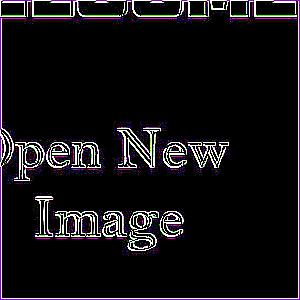
#> input picture new.jpg, 300 x 300 px, given in place of the camera
$ python trial3.py
#> lines starting #> are read from the running program, lines starting #| are printed output that depends on the picture; after the words box and inside, x2 and y2 are one past the last pixel; in counts of white or black regions, pixels touching at a corner belong together
#> further down, frame is the input picture: shape (300, 300, 3); mean B, G, R 20.8, 17.6, 20
#Live cam and Histogram with brightness, contrast, saturation


import cv2
import numpy as np

# Function to update the brightness, contrast, and saturation values based on the trackbar positions
def update_image_adjustments(brightness, contrast, saturation):
    # Convert the brightness, contrast, and saturation values from trackbar positions to actual values
#> called with brightness = 50, contrast = 50, saturation = 50
    brightness = (brightness - 50) * 2
    contrast = contrast / 50.0
    saturation = saturation / 50.0

    # Apply the brightness, contrast, and saturation adjustments to the camera frame
    adjusted_frame = np.clip((frame * contrast + brightness), 0, 255).astype(np.uint8)
    adjusted_frame = cv2.cvtColor(adjusted_frame, cv2.COLOR_BGR2HSV)
#> adjusted_frame: shape (300, 300, 3); mean H, S, V 39.9, 82.3, 22.3

    # Adjust the saturation of the frame
    adjusted_frame[:, :, 1] = np.clip((adjusted_frame[:, :, 1] * saturation), 0, 255).astype(np.uint8)

    # Convert the adjusted frame back to BGR color space
    adjusted_frame = cv2.cvtColor(adjusted_frame, cv2.COLOR_HSV2BGR)

    # Convert the adjusted frame to grayscale
    gray = cv2.cvtColor(adjusted_frame, cv2.COLOR_BGR2GRAY)
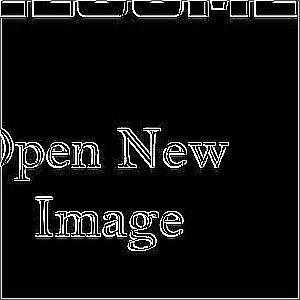
#> gray: shape (300, 300); min 0, max 255, mean 18.6

    # Calculate the histogram using OpenCV
    hist = cv2.calcHist([gray], [0], None, [256], [0, 256])
#> hist = 256 values, max 55036 at index 0, min 0 at index 120, mean 351.6

    # Normalize the histogram
    hist = cv2.normalize(hist, hist, 0, 255, cv2.NORM_MINMAX)
#> hist = 256 values, max 255 at index 0, min 0 at index 120, mean 1.63

    # Create a blank image for displaying the histogram
    hist_image = np.zeros((adjusted_frame.shape[0], 256, 3), dtype=np.uint8)

    # Resize the histogram image
    hist = np.reshape(hist, (256,))
    hist_image = cv2.resize(hist_image, (256, adjusted_frame.shape[0]))

    # Plot the histogram on the blank image
    for i in range(256):
        cv2.line(hist_image, (i, hist_image.shape[0]), (i, hist_image.shape[0] - int(hist[i])), (255, 255, 255))
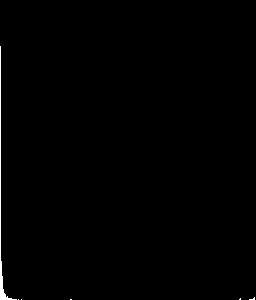
#> hist_image: shape (300, 256, 3); 0.49% white; 6 white regions (5 under 20 px), largest, box (x1, y1, x2, y2) and area: (0, 46, 17, 300) 361

    # Combine the adjusted frame and histogram side by side
    combined = np.hstack((adjusted_frame, hist_image))
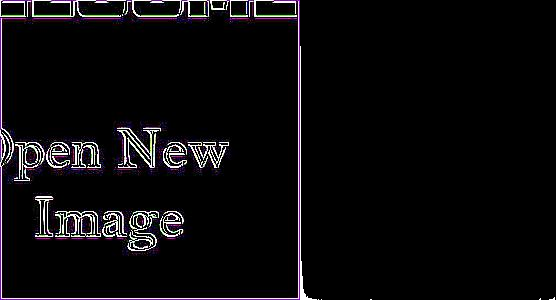
#> combined: shape (300, 556, 3); mean B, G, R 11.8, 10.1, 11.3

    # Display the combined image
    cv2.imshow('Camera and Histogram', combined)


# Create a VideoCapture object to read from the camera
cap = cv2.VideoCapture(0)  # 0 represents the default camera

# Create a window to display the combined image
cv2.namedWindow('Camera and Histogram')

# Create trackbars for adjusting brightness, contrast, and saturation
cv2.createTrackbar('Brightness', 'Camera and Histogram', 50, 100, lambda x: None)
cv2.createTrackbar('Contrast', 'Camera and Histogram', 50, 100, lambda x: None)
cv2.createTrackbar('Saturation', 'Camera and Histogram', 50, 100, lambda x: None)

while True:
    # Read the frame from the camera
    ret, frame = cap.read()

    # Get the current trackbar positions for brightness, contrast, and saturation
    brightness = cv2.getTrackbarPos('Brightness', 'Camera and Histogram')
    contrast = cv2.getTrackbarPos('Contrast', 'Camera and Histogram')
    saturation = cv2.getTrackbarPos('Saturation', 'Camera and Histogram')

    # Update the image adjustments
    update_image_adjustments(brightness, contrast, saturation)

    # Check for the 'q' key to exit
    if cv2.waitKey(1) & 0xFF == ord('q'):
#> (key q is pressed here)
        break

# Release the VideoCapture object and close all windows
cap.release()
cv2.destroyAllWindows()
